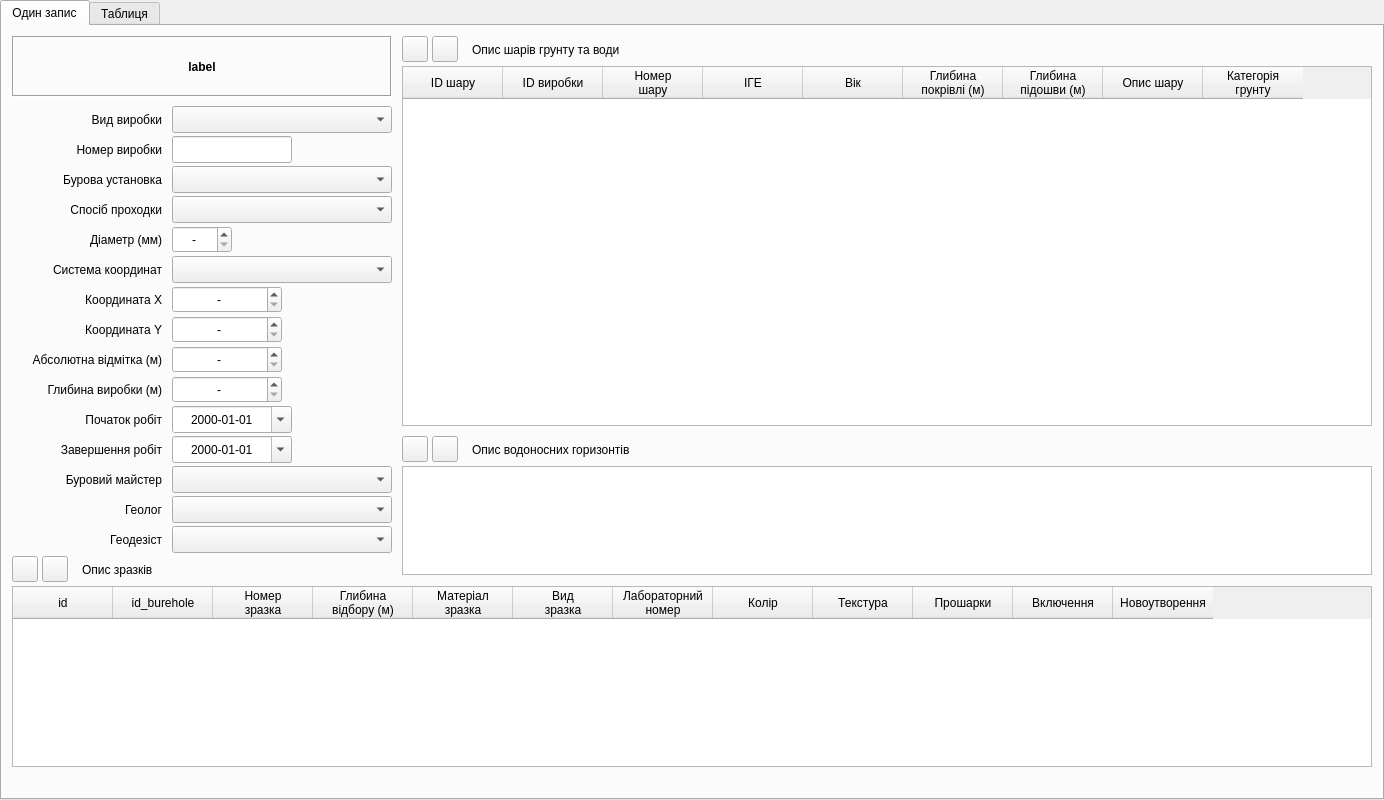
<?xml version="1.0" encoding="UTF-8"?>
<ui version="4.0">
 <class>Burehole_win</class>
 <widget class="QTabWidget" name="Burehole_win">
  <property name="geometry">
   <rect>
    <x>0</x>
    <y>0</y>
    <width>1384</width>
    <height>800</height>
   </rect>
  </property>
  <property name="windowTitle">
   <string>Характеристика виробки</string>
  </property>
  <property name="windowIcon">
   <iconset>
    <normaloff>../icons/16x16/categories/applications-engineering.png</normaloff>../icons/16x16/categories/applications-engineering.png</iconset>
  </property>
  <property name="locale">
   <locale language="Ukrainian" country="Ukraine"/>
  </property>
  <property name="currentIndex">
   <number>0</number>
  </property>
  <widget class="QWidget" name="tab">
   <attribute name="title">
    <string>Один запис</string>
   </attribute>
   <widget class="QToolButton" name="toolButton_3">
    <property name="geometry">
     <rect>
      <x>10</x>
      <y>530</y>
      <width>26</width>
      <height>26</height>
     </rect>
    </property>
    <property name="toolTip">
     <string>Додати рядок до таблиці опису зразків</string>
    </property>
    <property name="statusTip">
     <string>Додавання рядка до таблиці опису зразків</string>
    </property>
    <property name="text">
     <string/>
    </property>
    <property name="icon">
     <iconset>
      <normaloff>../icons/16x16/actions/list-add.png</normaloff>../icons/16x16/actions/list-add.png</iconset>
    </property>
   </widget>
   <widget class="QLabel" name="label_9">
    <property name="geometry">
     <rect>
      <x>10</x>
      <y>350</y>
      <width>150</width>
      <height>27</height>
     </rect>
    </property>
    <property name="text">
     <string>Глибина виробки (м)</string>
    </property>
    <property name="alignment">
     <set>Qt::AlignRight|Qt::AlignTrailing|Qt::AlignVCenter</set>
    </property>
   </widget>
   <widget class="QDoubleSpinBox" name="doubleSpinBox_2">
    <property name="geometry">
     <rect>
      <x>170</x>
      <y>290</y>
      <width>110</width>
      <height>27</height>
     </rect>
    </property>
    <property name="locale">
     <locale language="C" country="AnyCountry"/>
    </property>
    <property name="alignment">
     <set>Qt::AlignCenter</set>
    </property>
    <property name="buttonSymbols">
     <enum>QAbstractSpinBox::UpDownArrows</enum>
    </property>
    <property name="specialValueText">
     <string>-</string>
    </property>
    <property name="minimum">
     <double>0.000000000000000</double>
    </property>
    <property name="maximum">
     <double>9999999.990000000223517</double>
    </property>
    <property name="singleStep">
     <double>0.010000000000000</double>
    </property>
    <property name="value">
     <double>0.000000000000000</double>
    </property>
   </widget>
   <widget class="QLabel" name="label_12">
    <property name="geometry">
     <rect>
      <x>10</x>
      <y>440</y>
      <width>150</width>
      <height>27</height>
     </rect>
    </property>
    <property name="text">
     <string>Буровий майстер</string>
    </property>
    <property name="alignment">
     <set>Qt::AlignRight|Qt::AlignTrailing|Qt::AlignVCenter</set>
    </property>
   </widget>
   <widget class="QLabel" name="label_6">
    <property name="geometry">
     <rect>
      <x>10</x>
      <y>260</y>
      <width>150</width>
      <height>27</height>
     </rect>
    </property>
    <property name="text">
     <string>Координата X</string>
    </property>
    <property name="alignment">
     <set>Qt::AlignRight|Qt::AlignTrailing|Qt::AlignVCenter</set>
    </property>
   </widget>
   <widget class="QLabel" name="label_11">
    <property name="geometry">
     <rect>
      <x>10</x>
      <y>410</y>
      <width>150</width>
      <height>27</height>
     </rect>
    </property>
    <property name="text">
     <string>Завершення робіт</string>
    </property>
    <property name="alignment">
     <set>Qt::AlignRight|Qt::AlignTrailing|Qt::AlignVCenter</set>
    </property>
   </widget>
   <widget class="QDateEdit" name="dateEdit">
    <property name="geometry">
     <rect>
      <x>170</x>
      <y>380</y>
      <width>120</width>
      <height>27</height>
     </rect>
    </property>
    <property name="alignment">
     <set>Qt::AlignCenter</set>
    </property>
    <property name="displayFormat">
     <string>yyyy-MM-dd</string>
    </property>
    <property name="calendarPopup">
     <bool>true</bool>
    </property>
   </widget>
   <widget class="QLabel" name="label_17">
    <property name="geometry">
     <rect>
      <x>80</x>
      <y>530</y>
      <width>91</width>
      <height>27</height>
     </rect>
    </property>
    <property name="text">
     <string>Опис зразків</string>
    </property>
    <property name="alignment">
     <set>Qt::AlignLeading|Qt::AlignLeft|Qt::AlignVCenter</set>
    </property>
   </widget>
   <widget class="QDoubleSpinBox" name="doubleSpinBox_3">
    <property name="geometry">
     <rect>
      <x>170</x>
      <y>320</y>
      <width>110</width>
      <height>27</height>
     </rect>
    </property>
    <property name="locale">
     <locale language="C" country="AnyCountry"/>
    </property>
    <property name="alignment">
     <set>Qt::AlignCenter</set>
    </property>
    <property name="buttonSymbols">
     <enum>QAbstractSpinBox::UpDownArrows</enum>
    </property>
    <property name="specialValueText">
     <string>-</string>
    </property>
    <property name="minimum">
     <double>-10000.000000000000000</double>
    </property>
    <property name="maximum">
     <double>10000.000000000000000</double>
    </property>
    <property name="singleStep">
     <double>0.010000000000000</double>
    </property>
    <property name="value">
     <double>-10000.000000000000000</double>
    </property>
   </widget>
   <widget class="QLabel" name="label_7">
    <property name="geometry">
     <rect>
      <x>10</x>
      <y>290</y>
      <width>150</width>
      <height>27</height>
     </rect>
    </property>
    <property name="text">
     <string>Координата Y</string>
    </property>
    <property name="alignment">
     <set>Qt::AlignRight|Qt::AlignTrailing|Qt::AlignVCenter</set>
    </property>
   </widget>
   <widget class="QDoubleSpinBox" name="doubleSpinBox">
    <property name="geometry">
     <rect>
      <x>170</x>
      <y>260</y>
      <width>110</width>
      <height>27</height>
     </rect>
    </property>
    <property name="locale">
     <locale language="C" country="AnyCountry"/>
    </property>
    <property name="alignment">
     <set>Qt::AlignCenter</set>
    </property>
    <property name="buttonSymbols">
     <enum>QAbstractSpinBox::UpDownArrows</enum>
    </property>
    <property name="specialValueText">
     <string>-</string>
    </property>
    <property name="minimum">
     <double>0.000000000000000</double>
    </property>
    <property name="maximum">
     <double>9999999.990000000223517</double>
    </property>
    <property name="singleStep">
     <double>0.010000000000000</double>
    </property>
    <property name="value">
     <double>0.000000000000000</double>
    </property>
   </widget>
   <widget class="QTableWidget" name="tableStrate">
    <property name="geometry">
     <rect>
      <x>400</x>
      <y>40</y>
      <width>970</width>
      <height>360</height>
     </rect>
    </property>
    <property name="columnCount">
     <number>9</number>
    </property>
    <attribute name="verticalHeaderDefaultSectionSize">
     <number>24</number>
    </attribute>
    <column>
     <property name="text">
      <string>ID шару</string>
     </property>
     <property name="textAlignment">
      <set>AlignCenter</set>
     </property>
    </column>
    <column>
     <property name="text">
      <string>ID виробки</string>
     </property>
     <property name="textAlignment">
      <set>AlignCenter</set>
     </property>
    </column>
    <column>
     <property name="text">
      <string>Номер
шару</string>
     </property>
     <property name="whatsThis">
      <string/>
     </property>
     <property name="textAlignment">
      <set>AlignCenter</set>
     </property>
    </column>
    <column>
     <property name="text">
      <string>ІГЕ</string>
     </property>
     <property name="textAlignment">
      <set>AlignCenter</set>
     </property>
    </column>
    <column>
     <property name="text">
      <string>Вік</string>
     </property>
     <property name="textAlignment">
      <set>AlignCenter</set>
     </property>
    </column>
    <column>
     <property name="text">
      <string>Глибина
покрівлі (м)</string>
     </property>
     <property name="textAlignment">
      <set>AlignCenter</set>
     </property>
    </column>
    <column>
     <property name="text">
      <string>Глибина
підошви (м)</string>
     </property>
     <property name="textAlignment">
      <set>AlignCenter</set>
     </property>
    </column>
    <column>
     <property name="text">
      <string>Опис шару</string>
     </property>
     <property name="textAlignment">
      <set>AlignCenter</set>
     </property>
    </column>
    <column>
     <property name="text">
      <string>Категорія
грунту</string>
     </property>
     <property name="textAlignment">
      <set>AlignCenter</set>
     </property>
    </column>
   </widget>
   <widget class="QLabel" name="label_10">
    <property name="geometry">
     <rect>
      <x>10</x>
      <y>380</y>
      <width>150</width>
      <height>27</height>
     </rect>
    </property>
    <property name="text">
     <string>Початок робіт</string>
    </property>
    <property name="alignment">
     <set>Qt::AlignRight|Qt::AlignTrailing|Qt::AlignVCenter</set>
    </property>
   </widget>
   <widget class="QLabel" name="label_2">
    <property name="geometry">
     <rect>
      <x>10</x>
      <y>80</y>
      <width>150</width>
      <height>27</height>
     </rect>
    </property>
    <property name="text">
     <string>Вид виробки</string>
    </property>
    <property name="alignment">
     <set>Qt::AlignRight|Qt::AlignTrailing|Qt::AlignVCenter</set>
    </property>
   </widget>
   <widget class="QLabel" name="label_4">
    <property name="geometry">
     <rect>
      <x>10</x>
      <y>170</y>
      <width>150</width>
      <height>27</height>
     </rect>
    </property>
    <property name="text">
     <string>Спосіб проходки</string>
    </property>
    <property name="alignment">
     <set>Qt::AlignRight|Qt::AlignTrailing|Qt::AlignVCenter</set>
    </property>
   </widget>
   <widget class="QLabel" name="label_5">
    <property name="geometry">
     <rect>
      <x>10</x>
      <y>200</y>
      <width>150</width>
      <height>27</height>
     </rect>
    </property>
    <property name="text">
     <string>Діаметр (мм)</string>
    </property>
    <property name="alignment">
     <set>Qt::AlignRight|Qt::AlignTrailing|Qt::AlignVCenter</set>
    </property>
   </widget>
   <widget class="QToolButton" name="toolButton_5">
    <property name="geometry">
     <rect>
      <x>400</x>
      <y>410</y>
      <width>26</width>
      <height>26</height>
     </rect>
    </property>
    <property name="toolTip">
     <string>Додати рядок до таблиці опису водоносних горизонтів</string>
    </property>
    <property name="statusTip">
     <string>Додавання рядка до таблиці опису водоносних горизонтів</string>
    </property>
    <property name="text">
     <string/>
    </property>
    <property name="icon">
     <iconset>
      <normaloff>../icons/16x16/actions/list-add.png</normaloff>../icons/16x16/actions/list-add.png</iconset>
    </property>
   </widget>
   <widget class="QComboBox" name="comboBox_5">
    <property name="geometry">
     <rect>
      <x>170</x>
      <y>500</y>
      <width>220</width>
      <height>27</height>
     </rect>
    </property>
   </widget>
   <widget class="QDoubleSpinBox" name="doubleSpinBox_4">
    <property name="geometry">
     <rect>
      <x>170</x>
      <y>350</y>
      <width>110</width>
      <height>27</height>
     </rect>
    </property>
    <property name="locale">
     <locale language="C" country="AnyCountry"/>
    </property>
    <property name="alignment">
     <set>Qt::AlignCenter</set>
    </property>
    <property name="buttonSymbols">
     <enum>QAbstractSpinBox::UpDownArrows</enum>
    </property>
    <property name="specialValueText">
     <string>-</string>
    </property>
    <property name="minimum">
     <double>-0.010000000000000</double>
    </property>
    <property name="maximum">
     <double>999.990000000000009</double>
    </property>
    <property name="singleStep">
     <double>0.010000000000000</double>
    </property>
    <property name="value">
     <double>-0.010000000000000</double>
    </property>
   </widget>
   <widget class="QToolButton" name="toolButton_2">
    <property name="geometry">
     <rect>
      <x>430</x>
      <y>10</y>
      <width>26</width>
      <height>26</height>
     </rect>
    </property>
    <property name="toolTip">
     <string>Вилучити рядок з таблиці опису шарів</string>
    </property>
    <property name="statusTip">
     <string>Вилучення рядка з таблиці опису шарів</string>
    </property>
    <property name="text">
     <string/>
    </property>
    <property name="icon">
     <iconset>
      <normaloff>../icons/16x16/actions/list-remove.png</normaloff>../icons/16x16/actions/list-remove.png</iconset>
    </property>
   </widget>
   <widget class="QLabel" name="label_15">
    <property name="geometry">
     <rect>
      <x>470</x>
      <y>10</y>
      <width>171</width>
      <height>27</height>
     </rect>
    </property>
    <property name="text">
     <string>Опис шарів грунту та води</string>
    </property>
    <property name="alignment">
     <set>Qt::AlignLeading|Qt::AlignLeft|Qt::AlignVCenter</set>
    </property>
   </widget>
   <widget class="QLabel" name="label_13">
    <property name="geometry">
     <rect>
      <x>10</x>
      <y>470</y>
      <width>150</width>
      <height>27</height>
     </rect>
    </property>
    <property name="text">
     <string>Геолог</string>
    </property>
    <property name="alignment">
     <set>Qt::AlignRight|Qt::AlignTrailing|Qt::AlignVCenter</set>
    </property>
   </widget>
   <widget class="QTableWidget" name="tableObrazec">
    <property name="geometry">
     <rect>
      <x>10</x>
      <y>560</y>
      <width>1360</width>
      <height>181</height>
     </rect>
    </property>
    <property name="columnCount">
     <number>12</number>
    </property>
    <attribute name="verticalHeaderDefaultSectionSize">
     <number>24</number>
    </attribute>
    <attribute name="verticalHeaderHighlightSections">
     <bool>true</bool>
    </attribute>
    <column>
     <property name="text">
      <string>id</string>
     </property>
    </column>
    <column>
     <property name="text">
      <string>id_burehole</string>
     </property>
    </column>
    <column>
     <property name="text">
      <string>Номер
зразка</string>
     </property>
     <property name="textAlignment">
      <set>AlignCenter</set>
     </property>
    </column>
    <column>
     <property name="text">
      <string>Глибина
відбору (м)</string>
     </property>
     <property name="textAlignment">
      <set>AlignCenter</set>
     </property>
    </column>
    <column>
     <property name="text">
      <string>Матеріал
зразка</string>
     </property>
     <property name="textAlignment">
      <set>AlignCenter</set>
     </property>
    </column>
    <column>
     <property name="text">
      <string>Вид
зразка</string>
     </property>
     <property name="textAlignment">
      <set>AlignCenter</set>
     </property>
    </column>
    <column>
     <property name="text">
      <string>Лабораторний
номер</string>
     </property>
     <property name="textAlignment">
      <set>AlignCenter</set>
     </property>
    </column>
    <column>
     <property name="text">
      <string>Колір</string>
     </property>
     <property name="textAlignment">
      <set>AlignCenter</set>
     </property>
    </column>
    <column>
     <property name="text">
      <string>Текстура</string>
     </property>
     <property name="textAlignment">
      <set>AlignCenter</set>
     </property>
    </column>
    <column>
     <property name="text">
      <string>Прошарки</string>
     </property>
    </column>
    <column>
     <property name="text">
      <string>Включення</string>
     </property>
     <property name="textAlignment">
      <set>AlignCenter</set>
     </property>
    </column>
    <column>
     <property name="text">
      <string>Новоутворення</string>
     </property>
     <property name="textAlignment">
      <set>AlignCenter</set>
     </property>
    </column>
   </widget>
   <widget class="QToolButton" name="toolButton_4">
    <property name="geometry">
     <rect>
      <x>40</x>
      <y>530</y>
      <width>26</width>
      <height>26</height>
     </rect>
    </property>
    <property name="toolTip">
     <string>Вилучити рядок з таблиці опису зразків</string>
    </property>
    <property name="statusTip">
     <string>Вилучення рядка з таблиці опису зразків</string>
    </property>
    <property name="text">
     <string/>
    </property>
    <property name="icon">
     <iconset>
      <normaloff>../icons/16x16/actions/list-remove.png</normaloff>../icons/16x16/actions/list-remove.png</iconset>
    </property>
   </widget>
   <widget class="QDateEdit" name="dateEdit_2">
    <property name="geometry">
     <rect>
      <x>170</x>
      <y>410</y>
      <width>120</width>
      <height>27</height>
     </rect>
    </property>
    <property name="alignment">
     <set>Qt::AlignCenter</set>
    </property>
    <property name="displayFormat">
     <string>yyyy-MM-dd</string>
    </property>
    <property name="calendarPopup">
     <bool>true</bool>
    </property>
   </widget>
   <widget class="QLabel" name="label_8">
    <property name="geometry">
     <rect>
      <x>10</x>
      <y>320</y>
      <width>150</width>
      <height>27</height>
     </rect>
    </property>
    <property name="text">
     <string>Абсолютна відмітка (м)</string>
    </property>
    <property name="alignment">
     <set>Qt::AlignRight|Qt::AlignTrailing|Qt::AlignVCenter</set>
    </property>
   </widget>
   <widget class="QComboBox" name="comboBox_4">
    <property name="geometry">
     <rect>
      <x>170</x>
      <y>470</y>
      <width>220</width>
      <height>27</height>
     </rect>
    </property>
   </widget>
   <widget class="QComboBox" name="comboBox_3">
    <property name="geometry">
     <rect>
      <x>170</x>
      <y>440</y>
      <width>220</width>
      <height>27</height>
     </rect>
    </property>
   </widget>
   <widget class="QLineEdit" name="lineEdit">
    <property name="geometry">
     <rect>
      <x>170</x>
      <y>110</y>
      <width>120</width>
      <height>27</height>
     </rect>
    </property>
    <property name="alignment">
     <set>Qt::AlignCenter</set>
    </property>
   </widget>
   <widget class="QLabel" name="label_3">
    <property name="geometry">
     <rect>
      <x>10</x>
      <y>110</y>
      <width>150</width>
      <height>27</height>
     </rect>
    </property>
    <property name="text">
     <string>Номер виробки</string>
    </property>
    <property name="alignment">
     <set>Qt::AlignRight|Qt::AlignTrailing|Qt::AlignVCenter</set>
    </property>
   </widget>
   <widget class="QLabel" name="label">
    <property name="geometry">
     <rect>
      <x>10</x>
      <y>10</y>
      <width>380</width>
      <height>61</height>
     </rect>
    </property>
    <property name="font">
     <font>
      <weight>75</weight>
      <bold>true</bold>
     </font>
    </property>
    <property name="locale">
     <locale language="Ukrainian" country="Ukraine"/>
    </property>
    <property name="frameShape">
     <enum>QFrame::Box</enum>
    </property>
    <property name="frameShadow">
     <enum>QFrame::Sunken</enum>
    </property>
    <property name="text">
     <string>label</string>
    </property>
    <property name="alignment">
     <set>Qt::AlignCenter</set>
    </property>
   </widget>
   <widget class="QLabel" name="label_16">
    <property name="geometry">
     <rect>
      <x>470</x>
      <y>410</y>
      <width>191</width>
      <height>27</height>
     </rect>
    </property>
    <property name="text">
     <string>Опис водоносних горизонтів</string>
    </property>
    <property name="alignment">
     <set>Qt::AlignLeading|Qt::AlignLeft|Qt::AlignVCenter</set>
    </property>
   </widget>
   <widget class="QLabel" name="label_14">
    <property name="geometry">
     <rect>
      <x>10</x>
      <y>500</y>
      <width>150</width>
      <height>27</height>
     </rect>
    </property>
    <property name="text">
     <string>Геодезіст</string>
    </property>
    <property name="alignment">
     <set>Qt::AlignRight|Qt::AlignTrailing|Qt::AlignVCenter</set>
    </property>
   </widget>
   <widget class="QComboBox" name="comboBox">
    <property name="geometry">
     <rect>
      <x>170</x>
      <y>80</y>
      <width>220</width>
      <height>27</height>
     </rect>
    </property>
   </widget>
   <widget class="QSpinBox" name="spinBox">
    <property name="geometry">
     <rect>
      <x>170</x>
      <y>200</y>
      <width>60</width>
      <height>27</height>
     </rect>
    </property>
    <property name="alignment">
     <set>Qt::AlignCenter</set>
    </property>
    <property name="specialValueText">
     <string>-</string>
    </property>
    <property name="minimum">
     <number>0</number>
    </property>
    <property name="maximum">
     <number>999</number>
    </property>
   </widget>
   <widget class="QToolButton" name="toolButton">
    <property name="geometry">
     <rect>
      <x>400</x>
      <y>10</y>
      <width>26</width>
      <height>26</height>
     </rect>
    </property>
    <property name="toolTip">
     <string>Додати рядок до таблиці опису шарів</string>
    </property>
    <property name="statusTip">
     <string>Додавання рядка до таблиці опису шарів</string>
    </property>
    <property name="locale">
     <locale language="Ukrainian" country="Ukraine"/>
    </property>
    <property name="text">
     <string/>
    </property>
    <property name="icon">
     <iconset>
      <normaloff>../icons/16x16/actions/list-add.png</normaloff>../icons/16x16/actions/list-add.png</iconset>
    </property>
    <property name="arrowType">
     <enum>Qt::NoArrow</enum>
    </property>
   </widget>
   <widget class="QComboBox" name="comboBox_2">
    <property name="geometry">
     <rect>
      <x>170</x>
      <y>170</y>
      <width>220</width>
      <height>27</height>
     </rect>
    </property>
   </widget>
   <widget class="QToolButton" name="toolButton_6">
    <property name="geometry">
     <rect>
      <x>430</x>
      <y>410</y>
      <width>26</width>
      <height>26</height>
     </rect>
    </property>
    <property name="toolTip">
     <string>Вилучити рядок з таблиці опису водоносних горизонтів</string>
    </property>
    <property name="statusTip">
     <string>Вилучення рядка з таблиці опису водоносних горизонтів</string>
    </property>
    <property name="text">
     <string/>
    </property>
    <property name="icon">
     <iconset>
      <normaloff>../icons/16x16/actions/list-remove.png</normaloff>../icons/16x16/actions/list-remove.png</iconset>
    </property>
   </widget>
   <widget class="QLabel" name="label_18">
    <property name="geometry">
     <rect>
      <x>10</x>
      <y>140</y>
      <width>150</width>
      <height>27</height>
     </rect>
    </property>
    <property name="text">
     <string>Бурова установка</string>
    </property>
    <property name="alignment">
     <set>Qt::AlignRight|Qt::AlignTrailing|Qt::AlignVCenter</set>
    </property>
   </widget>
   <widget class="QComboBox" name="comboBox_6">
    <property name="geometry">
     <rect>
      <x>170</x>
      <y>140</y>
      <width>220</width>
      <height>27</height>
     </rect>
    </property>
   </widget>
   <widget class="QLabel" name="label_19">
    <property name="geometry">
     <rect>
      <x>10</x>
      <y>230</y>
      <width>150</width>
      <height>27</height>
     </rect>
    </property>
    <property name="text">
     <string>Система координат</string>
    </property>
    <property name="alignment">
     <set>Qt::AlignRight|Qt::AlignTrailing|Qt::AlignVCenter</set>
    </property>
   </widget>
   <widget class="QComboBox" name="comboBox_7">
    <property name="geometry">
     <rect>
      <x>170</x>
      <y>230</y>
      <width>220</width>
      <height>27</height>
     </rect>
    </property>
   </widget>
   <widget class="QTableView" name="tableVoda">
    <property name="geometry">
     <rect>
      <x>400</x>
      <y>440</y>
      <width>970</width>
      <height>109</height>
     </rect>
    </property>
    <attribute name="verticalHeaderDefaultSectionSize">
     <number>24</number>
    </attribute>
   </widget>
  </widget>
  <widget class="QWidget" name="tab_2">
   <attribute name="title">
    <string>Таблиця</string>
   </attribute>
   <layout class="QGridLayout" name="gridLayout">
    <item row="0" column="0">
     <widget class="QTableView" name="tableBurehole"/>
    </item>
   </layout>
  </widget>
 </widget>
 <tabstops>
  <tabstop>comboBox</tabstop>
  <tabstop>lineEdit</tabstop>
  <tabstop>comboBox_6</tabstop>
  <tabstop>comboBox_2</tabstop>
  <tabstop>spinBox</tabstop>
  <tabstop>comboBox_7</tabstop>
  <tabstop>doubleSpinBox</tabstop>
  <tabstop>doubleSpinBox_2</tabstop>
  <tabstop>doubleSpinBox_3</tabstop>
  <tabstop>doubleSpinBox_4</tabstop>
  <tabstop>dateEdit</tabstop>
  <tabstop>dateEdit_2</tabstop>
  <tabstop>comboBox_3</tabstop>
  <tabstop>comboBox_4</tabstop>
  <tabstop>comboBox_5</tabstop>
  <tabstop>tableStrate</tabstop>
  <tabstop>toolButton</tabstop>
  <tabstop>toolButton_2</tabstop>
  <tabstop>tableVoda</tabstop>
  <tabstop>toolButton_5</tabstop>
  <tabstop>toolButton_6</tabstop>
  <tabstop>tableObrazec</tabstop>
  <tabstop>toolButton_3</tabstop>
  <tabstop>toolButton_4</tabstop>
  <tabstop>tableBurehole</tabstop>
 </tabstops>
 <resources/>
 <connections/>
</ui>
